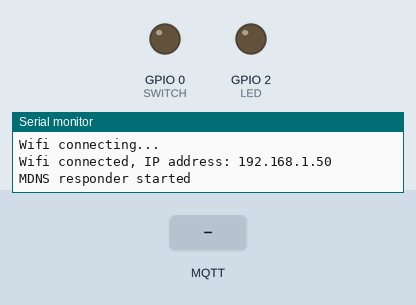
Bench run of a program on a simulated ESP8266 (NodeMCU). On the bench: output pins drawn as LEDs (lit = HIGH), the last lines printed to the serial monitor. Inputs (shaded band) come from the test bench. WiFi joins after 1.5 s; servers stay silent unless stated; random numbers use the default seed unless the program sets one; no MQTT or app messages arrive unless stated.

Above: at 2.7 s.
2.8 s: MQTT message "1" arrives on the first subscribed topic
At 3.2 s:
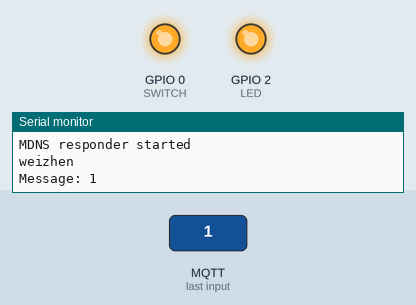
4.8 s: MQTT message "on" arrives on the first subscribed topic
At 6.0 s:
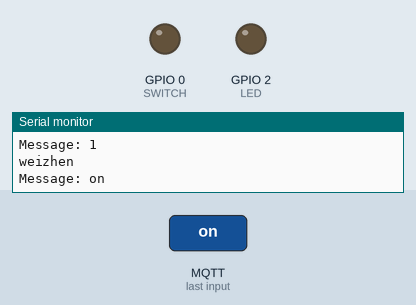
6.3 s: MQTT message "off" arrives on the first subscribed topic
At 6.7 s:
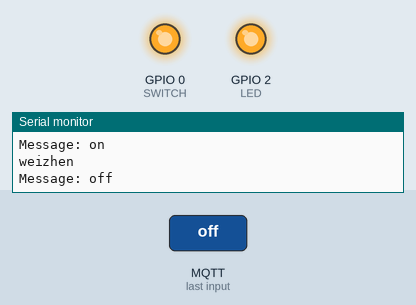
Timing chart, 0 to 9.3 s (numbered marks = the images above; inputs shaded):
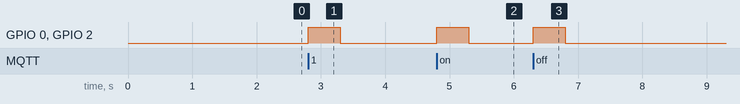

Measured:
- after the input at 2.8 s, GPIO 0 (SWITCH), GPIO 2 (LED): LOW → HIGH at once, → LOW 0.50 s later
- after the input at 4.8 s, GPIO 0 (SWITCH), GPIO 2 (LED): LOW → HIGH at once, → LOW 0.50 s later
- after the input at 6.3 s, GPIO 0 (SWITCH), GPIO 2 (LED): LOW → HIGH at once, → LOW 0.50 s later

The program:

main.cpp
```cpp
#include <Arduino.h>
#include <ArduinoOTA.h>
#include <ESP8266WiFi.h>
#include <ESP8266WebServer.h>
#include <ESP8266mDNS.h>
#include <PubSubClient.h>

const char *Version = "8.2.15";

const char *mqtt_broker = "broker.hivemq.com";
const char *topic = "weizhen";
const int mqtt_port = 1883;

WiFiClient espClient;
PubSubClient client(espClient);

#define LED 2
#define SWITCH 0
ESP8266WebServer server(80);
uint8_t macAddr[6];

void openDoor()
{
  digitalWrite(LED, HIGH);
  digitalWrite(SWITCH, HIGH);
  delay(500);
  digitalWrite(LED, LOW);
  digitalWrite(SWITCH, LOW);
}

void handleRoot()
{
  char mac[20];
  sprintf(mac, "%02x:%02x:%02x:%02x:%02x:%02x\n", macAddr[0], macAddr[1], macAddr[2], macAddr[3], macAddr[4], macAddr[5]);
  server.send(200, "text/plain", mac);
}

void handleSwitch()
{
  openDoor();
  server.send(200, "text/plain", "Open");
}

void handleVersion()
{
  server.send(200, "text/plain", Version);
}

void handleNotFound()
{
  server.send(404, "text/plain", "File Not Found");
}

void reconnect()
{
  String client_id = "esp8266-client-";
  client_id += String(random(0xffff), HEX);
  if (client.connect(client_id.c_str()))
  {
    client.subscribe(topic);
  }
}

void callback(char *topic, byte *payload, unsigned int length)
{
  Serial.println(topic);
  Serial.print("Message: ");
  for (int i = 0; i < length; i++)
  {
    Serial.print((char)payload[i]);
  }
  Serial.println();
  openDoor();
}

void setup()
{
  pinMode(LED, OUTPUT);
  pinMode(SWITCH, OUTPUT);
  Serial.begin(115200);
  WiFi.begin("bcs", "28911603");
  WiFi.macAddress(macAddr);
  uint32_t notConnectedCounter = 0;
  while (WiFi.status() != WL_CONNECTED)
  {
    delay(100);
    Serial.println("Wifi connecting...");
    notConnectedCounter++;
    if (notConnectedCounter > 150)
    { // Reset board if not connected after 5s
      Serial.println("Resetting due to Wifi not connecting...");
      ESP.restart();
    }
  }
  Serial.print("Wifi connected, IP address: ");
  Serial.println(WiFi.localIP());

  ArduinoOTA.begin();

  // ping esp.local
  if (MDNS.begin("esp"))
  {
    Serial.println("MDNS responder started");
  }

  // curl http://esp.local/switch
  server.on("/", handleRoot);
  server.on("/open", handleSwitch);
  server.on("/version", handleVersion);
  server.onNotFound(handleNotFound);
  server.begin();

  client.setServer(mqtt_broker, mqtt_port);
  client.setCallback(callback);
}

void loop()
{
  ArduinoOTA.handle();
  server.handleClient();
  if (!client.connected())
  {
    reconnect();
  }
  client.loop();
}
```
